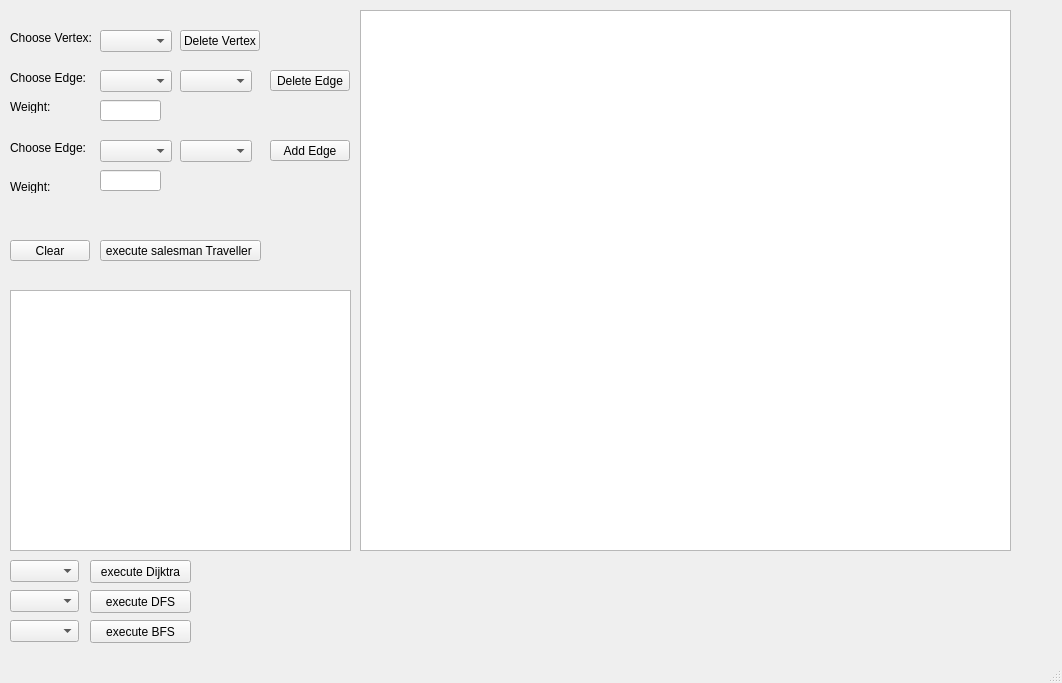
<?xml version="1.0" encoding="UTF-8"?>
<ui version="4.0">
 <class>MainWindow</class>
 <widget class="QMainWindow" name="MainWindow">
  <property name="geometry">
   <rect>
    <x>0</x>
    <y>0</y>
    <width>1062</width>
    <height>683</height>
   </rect>
  </property>
  <property name="windowTitle">
   <string>MainWindow</string>
  </property>
  <widget class="QWidget" name="centralwidget">
   <widget class="QGraphicsView" name="graphicsView">
    <property name="geometry">
     <rect>
      <x>360</x>
      <y>10</y>
      <width>651</width>
      <height>541</height>
     </rect>
    </property>
   </widget>
   <widget class="QLabel" name="label">
    <property name="geometry">
     <rect>
      <x>10</x>
      <y>30</y>
      <width>81</width>
      <height>16</height>
     </rect>
    </property>
    <property name="text">
     <string>Choose Vertex:</string>
    </property>
   </widget>
   <widget class="QComboBox" name="comboBox">
    <property name="geometry">
     <rect>
      <x>100</x>
      <y>30</y>
      <width>72</width>
      <height>22</height>
     </rect>
    </property>
   </widget>
   <widget class="QPushButton" name="pushButton">
    <property name="geometry">
     <rect>
      <x>10</x>
      <y>240</y>
      <width>80</width>
      <height>21</height>
     </rect>
    </property>
    <property name="text">
     <string>Clear</string>
    </property>
   </widget>
   <widget class="QPushButton" name="pushButton_2">
    <property name="geometry">
     <rect>
      <x>180</x>
      <y>30</y>
      <width>80</width>
      <height>21</height>
     </rect>
    </property>
    <property name="text">
     <string>Delete Vertex</string>
    </property>
   </widget>
   <widget class="QLabel" name="label_2">
    <property name="geometry">
     <rect>
      <x>10</x>
      <y>70</y>
      <width>81</width>
      <height>16</height>
     </rect>
    </property>
    <property name="text">
     <string>Choose Edge:</string>
    </property>
   </widget>
   <widget class="QComboBox" name="comboBox_2">
    <property name="geometry">
     <rect>
      <x>100</x>
      <y>70</y>
      <width>72</width>
      <height>22</height>
     </rect>
    </property>
   </widget>
   <widget class="QPushButton" name="pushButton_3">
    <property name="geometry">
     <rect>
      <x>270</x>
      <y>70</y>
      <width>80</width>
      <height>21</height>
     </rect>
    </property>
    <property name="text">
     <string>Delete Edge</string>
    </property>
   </widget>
   <widget class="QComboBox" name="comboBox_3">
    <property name="geometry">
     <rect>
      <x>180</x>
      <y>70</y>
      <width>72</width>
      <height>22</height>
     </rect>
    </property>
   </widget>
   <widget class="QPushButton" name="pushButton_5">
    <property name="geometry">
     <rect>
      <x>100</x>
      <y>240</y>
      <width>161</width>
      <height>21</height>
     </rect>
    </property>
    <property name="text">
     <string>execute salesman Traveller </string>
    </property>
   </widget>
   <widget class="QLabel" name="label_4">
    <property name="geometry">
     <rect>
      <x>10</x>
      <y>200</y>
      <width>341</width>
      <height>41</height>
     </rect>
    </property>
    <property name="text">
     <string/>
    </property>
   </widget>
   <widget class="QTableWidget" name="tableWidget">
    <property name="geometry">
     <rect>
      <x>10</x>
      <y>290</y>
      <width>341</width>
      <height>261</height>
     </rect>
    </property>
   </widget>
   <widget class="QLineEdit" name="lineEdit">
    <property name="geometry">
     <rect>
      <x>100</x>
      <y>100</y>
      <width>61</width>
      <height>21</height>
     </rect>
    </property>
   </widget>
   <widget class="QLabel" name="label_3">
    <property name="geometry">
     <rect>
      <x>10</x>
      <y>100</y>
      <width>47</width>
      <height>13</height>
     </rect>
    </property>
    <property name="text">
     <string>Weight:</string>
    </property>
   </widget>
   <widget class="QPushButton" name="pushButton_4">
    <property name="geometry">
     <rect>
      <x>270</x>
      <y>140</y>
      <width>80</width>
      <height>21</height>
     </rect>
    </property>
    <property name="text">
     <string>Add Edge</string>
    </property>
   </widget>
   <widget class="QComboBox" name="comboBox_4">
    <property name="geometry">
     <rect>
      <x>100</x>
      <y>140</y>
      <width>72</width>
      <height>22</height>
     </rect>
    </property>
   </widget>
   <widget class="QComboBox" name="comboBox_5">
    <property name="geometry">
     <rect>
      <x>180</x>
      <y>140</y>
      <width>72</width>
      <height>22</height>
     </rect>
    </property>
   </widget>
   <widget class="QLineEdit" name="lineEdit_2">
    <property name="geometry">
     <rect>
      <x>100</x>
      <y>170</y>
      <width>61</width>
      <height>21</height>
     </rect>
    </property>
   </widget>
   <widget class="QLabel" name="label_5">
    <property name="geometry">
     <rect>
      <x>10</x>
      <y>180</y>
      <width>47</width>
      <height>13</height>
     </rect>
    </property>
    <property name="text">
     <string>Weight:</string>
    </property>
   </widget>
   <widget class="QLabel" name="label_6">
    <property name="geometry">
     <rect>
      <x>10</x>
      <y>140</y>
      <width>81</width>
      <height>16</height>
     </rect>
    </property>
    <property name="text">
     <string>Choose Edge:</string>
    </property>
   </widget>
   <widget class="QPushButton" name="pushButton_6">
    <property name="geometry">
     <rect>
      <x>90</x>
      <y>560</y>
      <width>101</width>
      <height>23</height>
     </rect>
    </property>
    <property name="text">
     <string>execute Dijktra</string>
    </property>
   </widget>
   <widget class="QComboBox" name="comboBox_6">
    <property name="geometry">
     <rect>
      <x>10</x>
      <y>560</y>
      <width>69</width>
      <height>22</height>
     </rect>
    </property>
   </widget>
   <widget class="QLabel" name="label_7">
    <property name="geometry">
     <rect>
      <x>200</x>
      <y>560</y>
      <width>791</width>
      <height>16</height>
     </rect>
    </property>
    <property name="text">
     <string/>
    </property>
   </widget>
   <widget class="QComboBox" name="comboBox_7">
    <property name="geometry">
     <rect>
      <x>10</x>
      <y>590</y>
      <width>69</width>
      <height>22</height>
     </rect>
    </property>
   </widget>
   <widget class="QPushButton" name="pushButton_7">
    <property name="geometry">
     <rect>
      <x>90</x>
      <y>590</y>
      <width>101</width>
      <height>23</height>
     </rect>
    </property>
    <property name="text">
     <string>execute DFS</string>
    </property>
   </widget>
   <widget class="QLabel" name="label_8">
    <property name="geometry">
     <rect>
      <x>200</x>
      <y>590</y>
      <width>801</width>
      <height>16</height>
     </rect>
    </property>
    <property name="text">
     <string/>
    </property>
   </widget>
   <widget class="QComboBox" name="comboBox_8">
    <property name="geometry">
     <rect>
      <x>10</x>
      <y>620</y>
      <width>69</width>
      <height>22</height>
     </rect>
    </property>
   </widget>
   <widget class="QPushButton" name="pushButton_8">
    <property name="geometry">
     <rect>
      <x>90</x>
      <y>620</y>
      <width>101</width>
      <height>23</height>
     </rect>
    </property>
    <property name="text">
     <string>execute BFS</string>
    </property>
   </widget>
   <widget class="QLabel" name="label_9">
    <property name="geometry">
     <rect>
      <x>200</x>
      <y>620</y>
      <width>811</width>
      <height>16</height>
     </rect>
    </property>
    <property name="text">
     <string/>
    </property>
   </widget>
  </widget>
  <widget class="QMenuBar" name="menubar">
   <property name="geometry">
    <rect>
     <x>0</x>
     <y>0</y>
     <width>1062</width>
     <height>21</height>
    </rect>
   </property>
  </widget>
  <widget class="QStatusBar" name="statusbar"/>
 </widget>
 <resources/>
 <connections/>
</ui>
